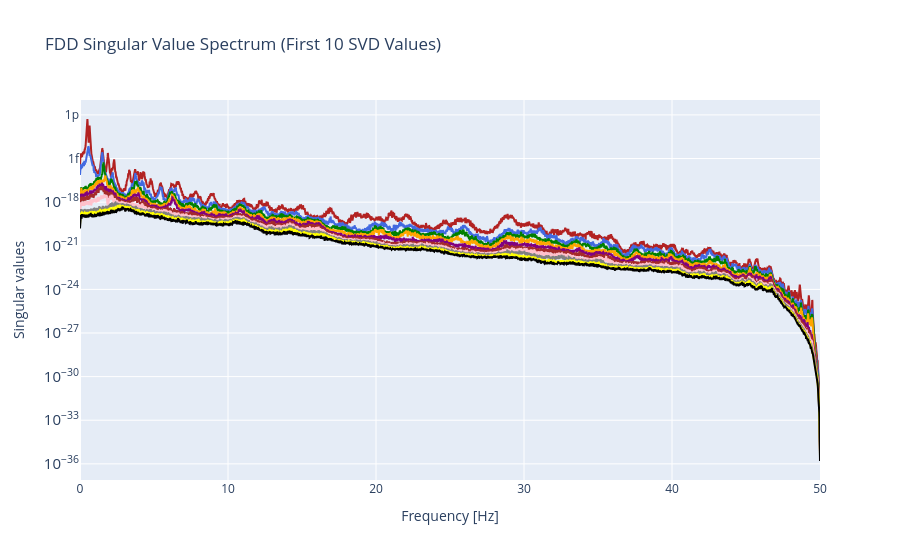

Source (notebook cell):
### Markdown cell above
## **Applying Frequency Domain Decomposition on 12 sensors**

### Code cell
dt = 0.01
T = 1000
t = np.arange(0, T, dt)
n_steps = len(t)

# Matrices must already exist:
M = M_global_reduced
C = C_global_reduced
K = K_global_reduced
n_dof = M.shape[0]


np.random.seed(1)
f_white = np.random.randn(n_steps, n_dof)


def newmark_beta(M, C, K, f, dt, beta=1/4, gamma=1/2):

    n_steps, n_dof = f.shape
    u = np.zeros((n_steps, n_dof))
    v = np.zeros((n_steps, n_dof))
    a = np.zeros((n_steps, n_dof))

    # initial acceleration
    a[0] = np.linalg.solve(M, f[0] - C @ v[0] - K @ u[0])

    # effective stiffness
    K_eff = K + gamma/(beta*dt)*C + M/(beta*dt**2)
    K_eff_inv = np.linalg.inv(K_eff)

    for i in range(1, n_steps):

        rhs = (
            f[i]
            + M @ (u[i-1]/(beta*dt**2) + v[i-1]/(beta*dt) + (1/(2*beta)-1)*a[i-1])
            + C @ (gamma/(beta*dt)*u[i-1] + (gamma/beta-1)*v[i-1] + dt*(gamma/(2*beta)-1)*a[i-1])
        )

        u[i] = K_eff_inv @ rhs
        v[i] = gamma/(beta*dt)*(u[i] - u[i-1]) + (1 - gamma/beta)*v[i-1] + dt*(1 - gamma/(2*beta))*a[i-1]
        a[i] = (u[i] - u[i-1])/(beta*dt**2) - v[i-1]/(beta*dt) - (1/(2*beta)-1)*a[i-1]

    return u, v, a


u, v, acc = newmark_beta(M, C, K, f_white, dt)


selected_dofs = []
node_numbers = [1, 2, 3, 4, 12, 19, 31, 38, 70, 78, 94, 113]
for i in range(len(node_numbers)):
    if node_numbers[i] <76:
        selected_dofs.extend([node_numbers[i]*6-3 + j for j in range(3)])
    else:
        selected_dofs.extend([node_numbers[i]*6-3-2+j for j in range(3)])
Y = u[:, selected_dofs]  
m = Y.shape[1]           


fs = 1/dt
nperseg = 8192

# Frequency vector
f, _ = welch(Y[:, 0], fs=fs, nperseg=nperseg)
n_freqs = len(f)

# PSD matrix S(f) → shape: [freq, m, m]
S = np.zeros((n_freqs, m, m), dtype=complex)

for i in range(m):
    for j in range(m):
        _, Pij = csd(Y[:, i], Y[:, j], fs=fs, nperseg=nperseg)
        S[:, i, j] = Pij


U_svd = np.zeros((n_freqs, m, m), dtype=complex)
Svals = np.zeros((n_freqs, m))

for k in range(n_freqs):
    U_k, s_k, _ = np.linalg.svd(S[k])
    U_svd[k] = U_k
    Svals[k] = s_k


num_modes_to_plot = min(10, m)

colors = [
    "firebrick", "royalblue", "green", "orange", "purple",
    "brown", "pink", "grey", "yellow", "black"
]

fig = go.Figure()

for i in range(num_modes_to_plot):
    fig.add_trace(go.Scatter(
        x=f,
        y=Svals[:, i],
        name=f"Singular value {i+1}",
        line=dict(color=colors[i], width=2)
    ))

fig.update_yaxes(type="log")

fig.update_layout(
    xaxis=dict(title="Frequency [Hz]"),
    yaxis=dict(title="Singular values"),
    showlegend=False,
    title="FDD Singular Value Spectrum (First 10 SVD Values)"
)

fig.show()


k_peak = np.argmax(Svals[:, 0])
mode_shape = U_svd[k_peak, :, 0]

print("Peak frequency =", f[k_peak], "Hz")
print("\nMode shape (normalized):")
print(mode_shape / np.max(np.abs(mode_shape)))

### Figure 1 — Plotly figure (JSON) as saved in the notebook; plotly's stock layout.template omitted (floating-point values rounded to 4 significant figures; data arrays with more than 128 entries replaced by an {"elided": "..."} marker saying what was removed)
{"data": [{"line": {"color": "firebrick", "width": 2}, "name": "Singular value 1", "type": "scatter", "x": {"elided": "4097 float values"}, "y": {"elided": "4097 float values"}}, {"line": {"color": "royalblue", "width": 2}, "name": "Singular value 2", "type": "scatter", "x": {"elided": "4097 float values"}, "y": {"elided": "4097 float values"}}, {"line": {"color": "green", "width": 2}, "name": "Singular value 3", "type": "scatter", "x": {"elided": "4097 float values"}, "y": {"elided": "4097 float values"}}, {"line": {"color": "orange", "width": 2}, "name": "Singular value 4", "type": "scatter", "x": {"elided": "4097 float values"}, "y": {"elided": "4097 float values"}}, {"line": {"color": "purple", "width": 2}, "name": "Singular value 5", "type": "scatter", "x": {"elided": "4097 float values"}, "y": {"elided": "4097 float values"}}, {"line": {"color": "brown", "width": 2}, "name": "Singular value 6", "type": "scatter", "x": {"elided": "4097 float values"}, "y": {"elided": "4097 float values"}}, {"line": {"color": "pink", "width": 2}, "name": "Singular value 7", "type": "scatter", "x": {"elided": "4097 float values"}, "y": {"elided": "4097 float values"}}, {"line": {"color": "grey", "width": 2}, "name": "Singular value 8", "type": "scatter", "x": {"elided": "4097 float values"}, "y": {"elided": "4097 float values"}}, {"line": {"color": "yellow", "width": 2}, "name": "Singular value 9", "type": "scatter", "x": {"elided": "4097 float values"}, "y": {"elided": "4097 float values"}}, {"line": {"color": "black", "width": 2}, "name": "Singular value 10", "type": "scatter", "x": {"elided": "4097 float values"}, "y": {"elided": "4097 float values"}}], "layout": {"showlegend": false, "title": {"text": "FDD Singular Value Spectrum (First 10 SVD Values)"}, "xaxis": {"title": {"text": "Frequency [Hz]"}}, "yaxis": {"title": {"text": "Singular values"}, "type": "log"}}}
